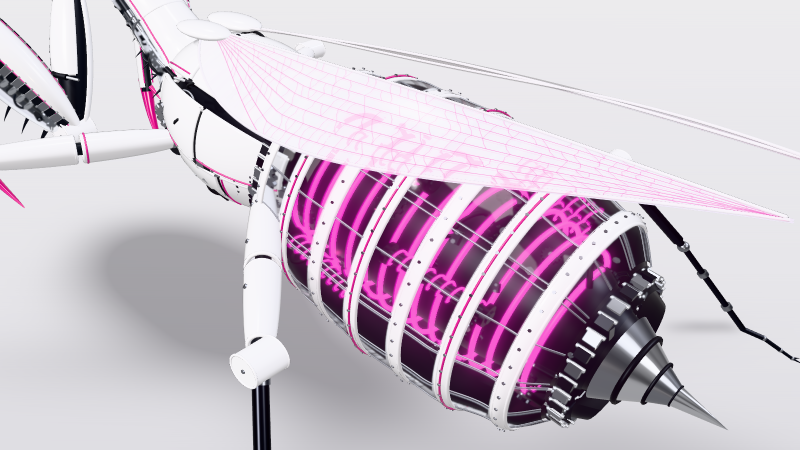
#> input picture stills/macro_abdomen.png, 1600 x 900 px, given in place of hero.png, which was not available (shown at 1/2 size)
$ python package-r8.py
#> lines starting #> are read from the running program, lines starting #| are printed output that depends on the picture
from pathlib import Path
from PIL import Image, ImageDraw, ImageFont
import shutil, json, zipfile

ROOT = Path(__file__).resolve().parent.parent
OUT = ROOT / 'rounds/r8'
font = ImageFont.load_default()
small = font

def label_text(canvas, pos, value, scale=2):
#> called with pos = (20, 10), value = 'REFERENCE', scale = 2
    tile = Image.new('RGB',(len(value)*7+8,18),'#f4f4f6')
    ImageDraw.Draw(tile).text((2,2),value,font=font,fill='#222222')
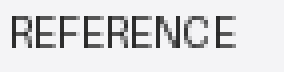
#> tile: PIL image 71x18 RGB (shown 4 times larger); mean R, G, B 219.5, 219.5, 221.2
    canvas.paste(tile.resize((tile.width*scale,tile.height*scale)),pos)
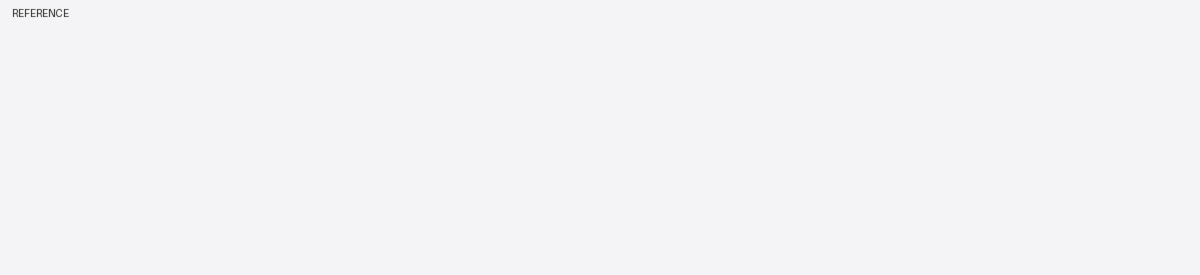
#> canvas: PIL image 2400x550 RGB (shown at 1/2 size); mean R, G, B 243.9, 243.9, 245.9
labels = {'参考':'REFERENCE','R7（已作废）':'R7 / REJECTED','R8 候选':'R8 / CANDIDATE','参考正面':'REFERENCE / FRONT','R8 正面':'R8 / FRONT','头部正向检查':'HEAD / FRONT CHECK','头部斜视':'HEAD / THREE-QUARTER','头部侧向检查':'HEAD / SIDE CHECK','灰模：检查实际曲面':'CLAY / SURFACE CHECK'}

def sheet(name, items, cols):
    print('Building', name, flush=True)
    w, h = 800, 450
    rows = (len(items)+cols-1)//cols
    canvas = Image.new('RGB', (cols*w, rows*(h+55)+45), '#f4f4f6')
    d = ImageDraw.Draw(canvas)
    for i, (label, file) in enumerate(items):
        print('Reading', file, flush=True)
        x, y = (i%cols)*w, (i//cols)*(h+55)
        label_text(canvas,(x+20,y+10),labels[label])
        im = Image.open(ROOT/file).convert('RGB')
#> im is the input picture: PIL image 1600x900 RGB; mean R, G, B 204.2, 191.1, 204.1
        im.thumbnail((w,h), Image.Resampling.LANCZOS)
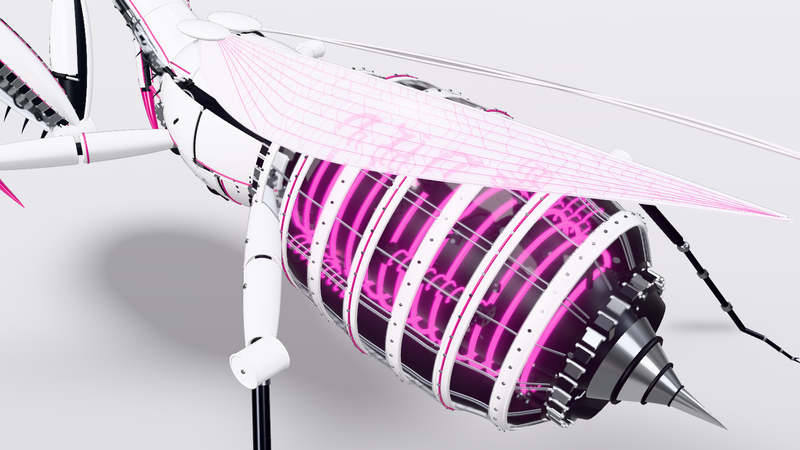
#> im: PIL image 800x450 RGB; mean R, G, B 204.2, 191.1, 204.1
        canvas.paste(im,(x+(w-im.width)//2,y+55+(h-im.height)//2))
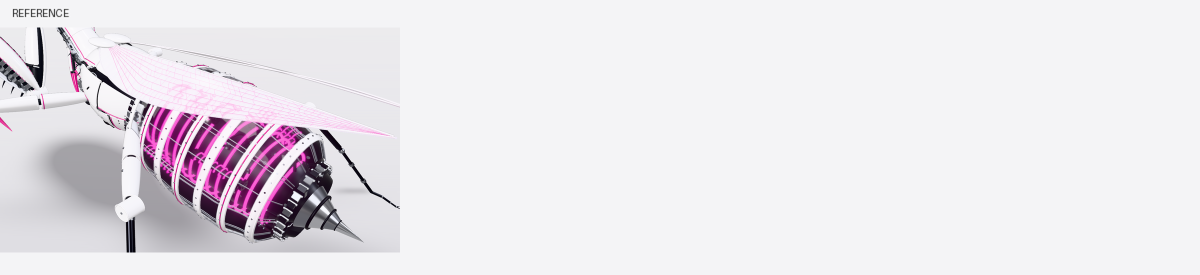
#> canvas: PIL image 2400x550 RGB (shown at 1/2 size); mean R, G, B 233, 229.5, 234.5
#> pass 2 of the loop in sheet, `for i, (label, file) in enumerate(items):`:
#> in label_text (call 2), `ImageDraw.Draw(tile).text((2,2),value,font=font,fill='#222222')`:
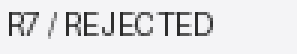
#> tile: PIL image 99x18 RGB (shown 3 times larger); mean R, G, B 225.8, 225.8, 227.6
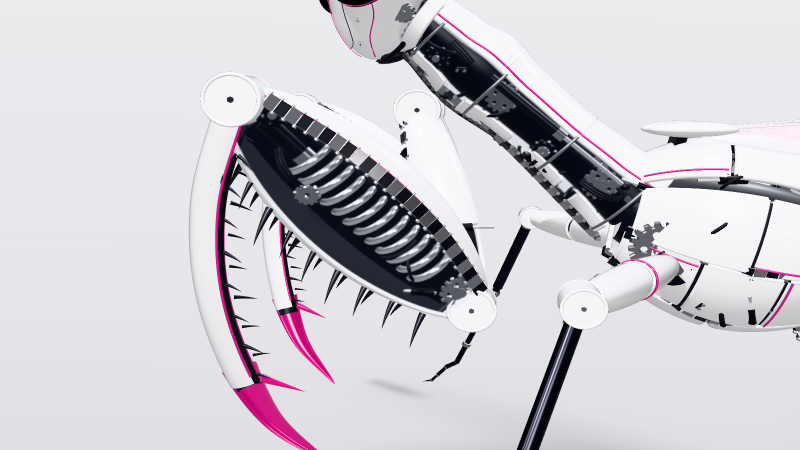
#> input picture stills/macro_forearm.png, 1600 x 900 px, given in place of still.png, which was not available (shown at 1/2 size)
#> in sheet, im is the input picture: PIL image 1600x900 RGB; mean R, G, B 205.5, 202.3, 208.1
#> im: PIL image 800x450 RGB
#> in sheet, `canvas.paste(im,(x+(w-im.width)//2,y+55+(h-im.height)//2))`:
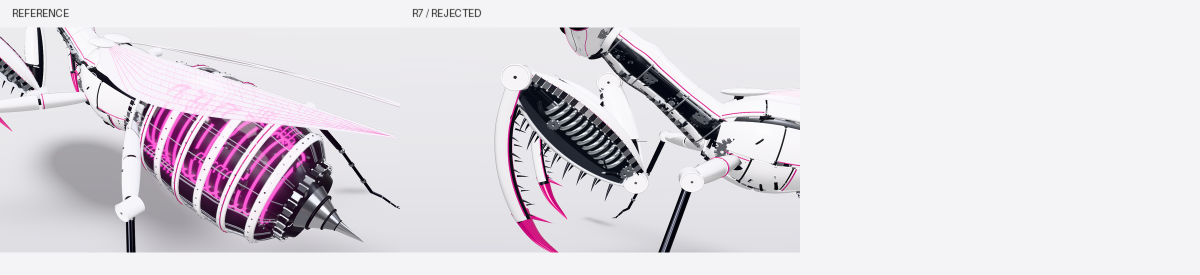
#> canvas: PIL image 2400x550 RGB (shown at 1/2 size); mean R, G, B 222.4, 218, 224
    label_text(canvas,(20,canvas.height-35),'R8 candidate | Same geometry across review views | Reference and renders are not pixel-aligned')
#> call 4 of label_text, with pos = (20, 515), scale = 2
#> in label_text (call 4), `ImageDraw.Draw(tile).text((2,2),value,font=font,fill='#222222')`:
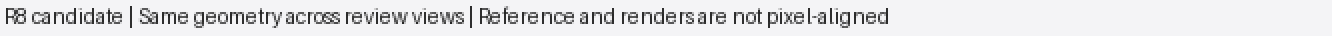
#> tile: PIL image 666x18 RGB (shown 2 times larger); mean R, G, B 226.6, 226.6, 228.5
#> in label_text (call 4), `canvas.paste(tile.resize((tile.width*scale,tile.height*scale)),pos)`:
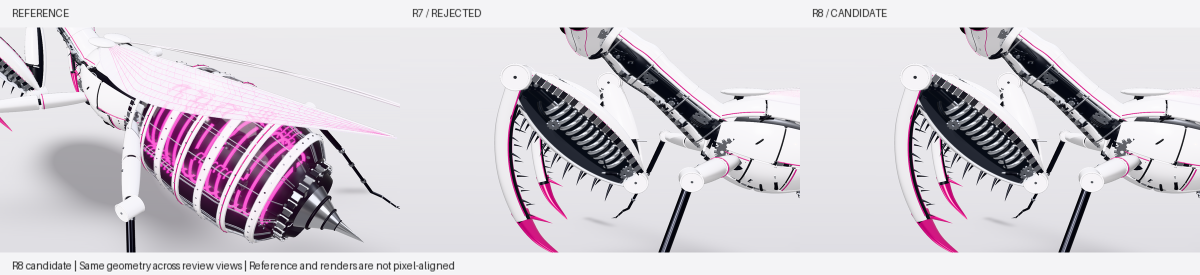
#> canvas: PIL image 2400x550 RGB (shown at 1/2 size); mean R, G, B 211.2, 205.9, 212.9
    canvas.save(OUT/name)

sheet('compare_hero.png', [('参考','hero.png'),('R7（已作废）','rounds/r7_void/still.png'),('R8 候选','rounds/r8/still.png')],3)
sheet('compare_head.png', [('参考','ref-head-macro.png'),('R7（已作废）','rounds/r7_void/macro_head.png'),('R8 候选','rounds/r8/macro_head.png')],3)
#> (the run stopped early here; a loop or call above may not have finished)
